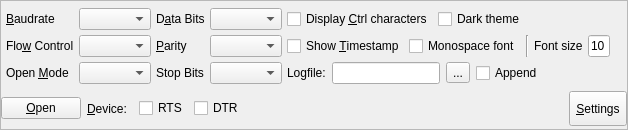
<?xml version="1.0" encoding="UTF-8"?>
<ui version="4.0">
 <class>ControlPanel</class>
 <widget class="QFrame" name="ControlPanel">
  <property name="geometry">
   <rect>
    <x>0</x>
    <y>0</y>
    <width>628</width>
    <height>130</height>
   </rect>
  </property>
  <property name="autoFillBackground">
   <bool>false</bool>
  </property>
  <property name="frameShape">
   <enum>QFrame::StyledPanel</enum>
  </property>
  <layout class="QVBoxLayout" name="m_verticalLayout">
   <property name="spacing">
    <number>5</number>
   </property>
   <property name="leftMargin">
    <number>0</number>
   </property>
   <property name="topMargin">
    <number>5</number>
   </property>
   <property name="rightMargin">
    <number>0</number>
   </property>
   <property name="bottomMargin">
    <number>0</number>
   </property>
   <item>
    <layout class="QGridLayout" name="gridLayout">
     <property name="leftMargin">
      <number>5</number>
     </property>
     <property name="rightMargin">
      <number>5</number>
     </property>
     <item row="1" column="2">
      <widget class="QLabel" name="label_parity">
       <property name="text">
        <string>&amp;Parity</string>
       </property>
       <property name="buddy">
        <cstring>m_combo_parity</cstring>
       </property>
      </widget>
     </item>
     <item row="1" column="3">
      <widget class="QComboBox" name="m_combo_parity"/>
     </item>
     <item row="2" column="3">
      <widget class="QComboBox" name="m_combo_stopBits"/>
     </item>
     <item row="0" column="3">
      <widget class="QComboBox" name="m_combo_dataBits"/>
     </item>
     <item row="2" column="2">
      <widget class="QLabel" name="label_stopBits">
       <property name="text">
        <string>Stop Bits</string>
       </property>
       <property name="buddy">
        <cstring>m_combo_stopBits</cstring>
       </property>
      </widget>
     </item>
     <item row="0" column="4">
      <layout class="QHBoxLayout" name="horizontalLayout_2">
       <item>
        <widget class="QCheckBox" name="m_check_lineBreak">
         <property name="text">
          <string>Display &amp;Ctrl characters</string>
         </property>
        </widget>
       </item>
       <item>
        <widget class="QCheckBox" name="m_check_darkTheme">
         <property name="text">
          <string>Dark theme</string>
         </property>
        </widget>
       </item>
       <item>
        <spacer name="horizontalSpacer_3">
         <property name="orientation">
          <enum>Qt::Horizontal</enum>
         </property>
         <property name="sizeHint" stdset="0">
          <size>
           <width>40</width>
           <height>20</height>
          </size>
         </property>
        </spacer>
       </item>
      </layout>
     </item>
     <item row="1" column="4">
      <layout class="QHBoxLayout" name="horizontalLayout_3">
       <item>
        <widget class="QCheckBox" name="m_check_timestamp">
         <property name="text">
          <string>Show &amp;Timestamp</string>
         </property>
        </widget>
       </item>
       <item>
        <widget class="QCheckBox" name="m_check_monoFont">
         <property name="text">
          <string>Monospace font</string>
         </property>
        </widget>
       </item>
       <item>
        <widget class="Line" name="line">
         <property name="orientation">
          <enum>Qt::Vertical</enum>
         </property>
        </widget>
       </item>
       <item>
        <widget class="QLabel" name="label_fontSize">
         <property name="text">
          <string>Font size</string>
         </property>
        </widget>
       </item>
       <item>
        <widget class="QLineEdit" name="m_fontSize_edit">
         <property name="maximumSize">
          <size>
           <width>30</width>
           <height>16777215</height>
          </size>
         </property>
         <property name="text">
          <string>10</string>
         </property>
        </widget>
       </item>
       <item>
        <spacer name="horizontalSpacer_4">
         <property name="orientation">
          <enum>Qt::Horizontal</enum>
         </property>
         <property name="sizeHint" stdset="0">
          <size>
           <width>40</width>
           <height>20</height>
          </size>
         </property>
        </spacer>
       </item>
      </layout>
     </item>
     <item row="1" column="1">
      <widget class="QComboBox" name="m_combo_flowControl"/>
     </item>
     <item row="0" column="1">
      <widget class="QComboBox" name="m_combo_Baud"/>
     </item>
     <item row="0" column="0">
      <widget class="QLabel" name="label_baud">
       <property name="text">
        <string>&amp;Baudrate</string>
       </property>
       <property name="buddy">
        <cstring>m_combo_Baud</cstring>
       </property>
      </widget>
     </item>
     <item row="0" column="2">
      <widget class="QLabel" name="label_dataBits">
       <property name="text">
        <string>D&amp;ata Bits</string>
       </property>
       <property name="buddy">
        <cstring>m_combo_dataBits</cstring>
       </property>
      </widget>
     </item>
     <item row="2" column="0">
      <widget class="QLabel" name="label_mode">
       <property name="text">
        <string>Open &amp;Mode</string>
       </property>
       <property name="buddy">
        <cstring>m_combo_Mode</cstring>
       </property>
      </widget>
     </item>
     <item row="1" column="0">
      <widget class="QLabel" name="label_flowControl">
       <property name="text">
        <string>Flo&amp;w Control</string>
       </property>
       <property name="buddy">
        <cstring>m_combo_flowControl</cstring>
       </property>
      </widget>
     </item>
     <item row="2" column="4">
      <widget class="QFrame" name="logging_frame">
       <property name="frameShape">
        <enum>QFrame::NoFrame</enum>
       </property>
       <property name="frameShadow">
        <enum>QFrame::Plain</enum>
       </property>
       <layout class="QHBoxLayout" name="horizontalLayout_4">
        <property name="leftMargin">
         <number>0</number>
        </property>
        <property name="topMargin">
         <number>0</number>
        </property>
        <property name="rightMargin">
         <number>0</number>
        </property>
        <property name="bottomMargin">
         <number>0</number>
        </property>
        <item>
         <widget class="QLabel" name="m_lb_logfile">
          <property name="text">
           <string>Logfile:</string>
          </property>
         </widget>
        </item>
        <item>
         <widget class="QLineEdit" name="m_logfile_edit">
          <property name="minimumSize">
           <size>
            <width>80</width>
            <height>0</height>
           </size>
          </property>
          <property name="maximumSize">
           <size>
            <width>400</width>
            <height>16777215</height>
           </size>
          </property>
         </widget>
        </item>
        <item>
         <widget class="QToolButton" name="m_bt_logfileDialog">
          <property name="toolTip">
           <string>Choose Logfile via file chooser.</string>
          </property>
          <property name="text">
           <string>...</string>
          </property>
         </widget>
        </item>
        <item>
         <widget class="QCheckBox" name="m_check_appendLog">
          <property name="toolTip">
           <string>Appends to an existing logfile instead of truncating it.</string>
          </property>
          <property name="text">
           <string>Append</string>
          </property>
         </widget>
        </item>
        <item>
         <spacer name="hSpacer_settings_grid">
          <property name="orientation">
           <enum>Qt::Horizontal</enum>
          </property>
          <property name="sizeType">
           <enum>QSizePolicy::MinimumExpanding</enum>
          </property>
          <property name="sizeHint" stdset="0">
           <size>
            <width>2</width>
            <height>20</height>
           </size>
          </property>
         </spacer>
        </item>
       </layout>
      </widget>
     </item>
     <item row="2" column="1">
      <widget class="QComboBox" name="m_combo_Mode"/>
     </item>
    </layout>
   </item>
   <item>
    <layout class="QHBoxLayout" name="horizontalLayout">
     <property name="spacing">
      <number>6</number>
     </property>
     <item>
      <widget class="QPushButton" name="m_bt_open">
       <property name="text">
        <string>&amp;Open</string>
       </property>
      </widget>
     </item>
     <item>
      <widget class="QLabel" name="label_device">
       <property name="text">
        <string>&amp;Device:</string>
       </property>
       <property name="buddy">
        <cstring>m_combo_device</cstring>
       </property>
      </widget>
     </item>
     <item>
      <widget class="DeviceCombo" name="m_combo_device" native="true"/>
     </item>
     <item>
      <widget class="QCheckBox" name="m_rts_line">
       <property name="toolTip">
        <string>The RTS line is set to logic HIGH when checked. Note that in RS232C the negative logic is used.</string>
       </property>
       <property name="locale">
        <locale language="English" country="UnitedStates"/>
       </property>
       <property name="text">
        <string>RTS</string>
       </property>
      </widget>
     </item>
     <item>
      <widget class="QCheckBox" name="m_dtr_line">
       <property name="toolTip">
        <string>The DTR line is set to logic HIGH when checked. Note that in RS232C the negative logic is used.</string>
       </property>
       <property name="locale">
        <locale language="English" country="UnitedStates"/>
       </property>
       <property name="text">
        <string>DTR</string>
       </property>
      </widget>
     </item>
     <item>
      <spacer name="horizontalSpacer">
       <property name="orientation">
        <enum>Qt::Horizontal</enum>
       </property>
       <property name="sizeHint" stdset="0">
        <size>
         <width>40</width>
         <height>20</height>
        </size>
       </property>
      </spacer>
     </item>
     <item>
      <widget class="QToolButton" name="m_bt_settings">
       <property name="sizePolicy">
        <sizepolicy hsizetype="Fixed" vsizetype="Fixed">
         <horstretch>0</horstretch>
         <verstretch>0</verstretch>
        </sizepolicy>
       </property>
       <property name="minimumSize">
        <size>
         <width>0</width>
         <height>35</height>
        </size>
       </property>
       <property name="text">
        <string>&amp;Settings</string>
       </property>
      </widget>
     </item>
    </layout>
   </item>
  </layout>
 </widget>
 <customwidgets>
  <customwidget>
   <class>DeviceCombo</class>
   <extends>QWidget</extends>
   <header>devicecombo.h</header>
  </customwidget>
 </customwidgets>
 <tabstops>
  <tabstop>m_combo_Baud</tabstop>
  <tabstop>m_combo_flowControl</tabstop>
  <tabstop>m_combo_Mode</tabstop>
  <tabstop>m_combo_dataBits</tabstop>
  <tabstop>m_combo_parity</tabstop>
  <tabstop>m_combo_stopBits</tabstop>
  <tabstop>m_check_lineBreak</tabstop>
  <tabstop>m_check_timestamp</tabstop>
  <tabstop>m_logfile_edit</tabstop>
  <tabstop>m_bt_logfileDialog</tabstop>
  <tabstop>m_check_appendLog</tabstop>
  <tabstop>m_combo_device</tabstop>
  <tabstop>m_bt_open</tabstop>
  <tabstop>m_bt_settings</tabstop>
 </tabstops>
 <resources/>
 <connections/>
</ui>
